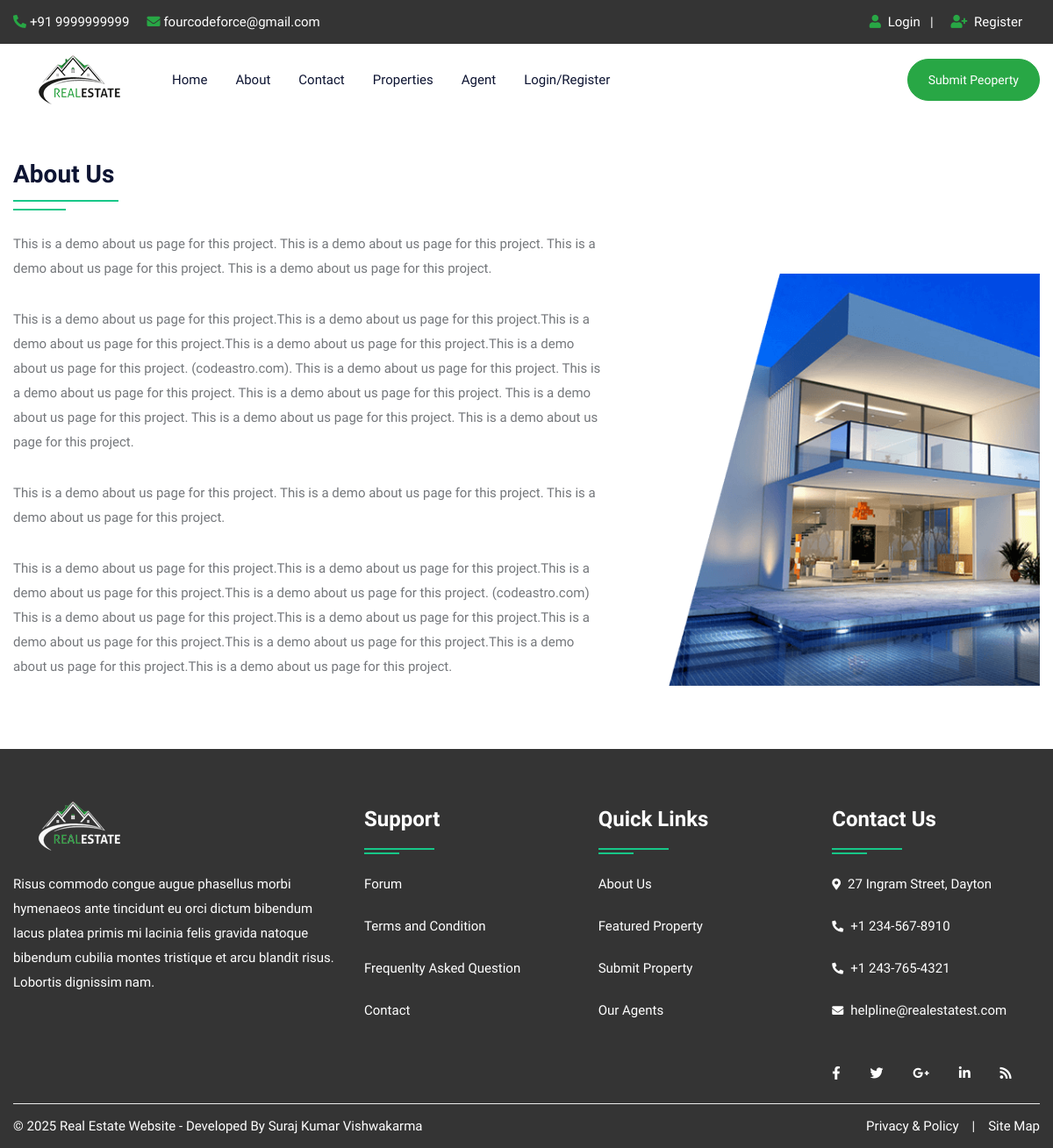
The page /about.php on the database as committed earlier.
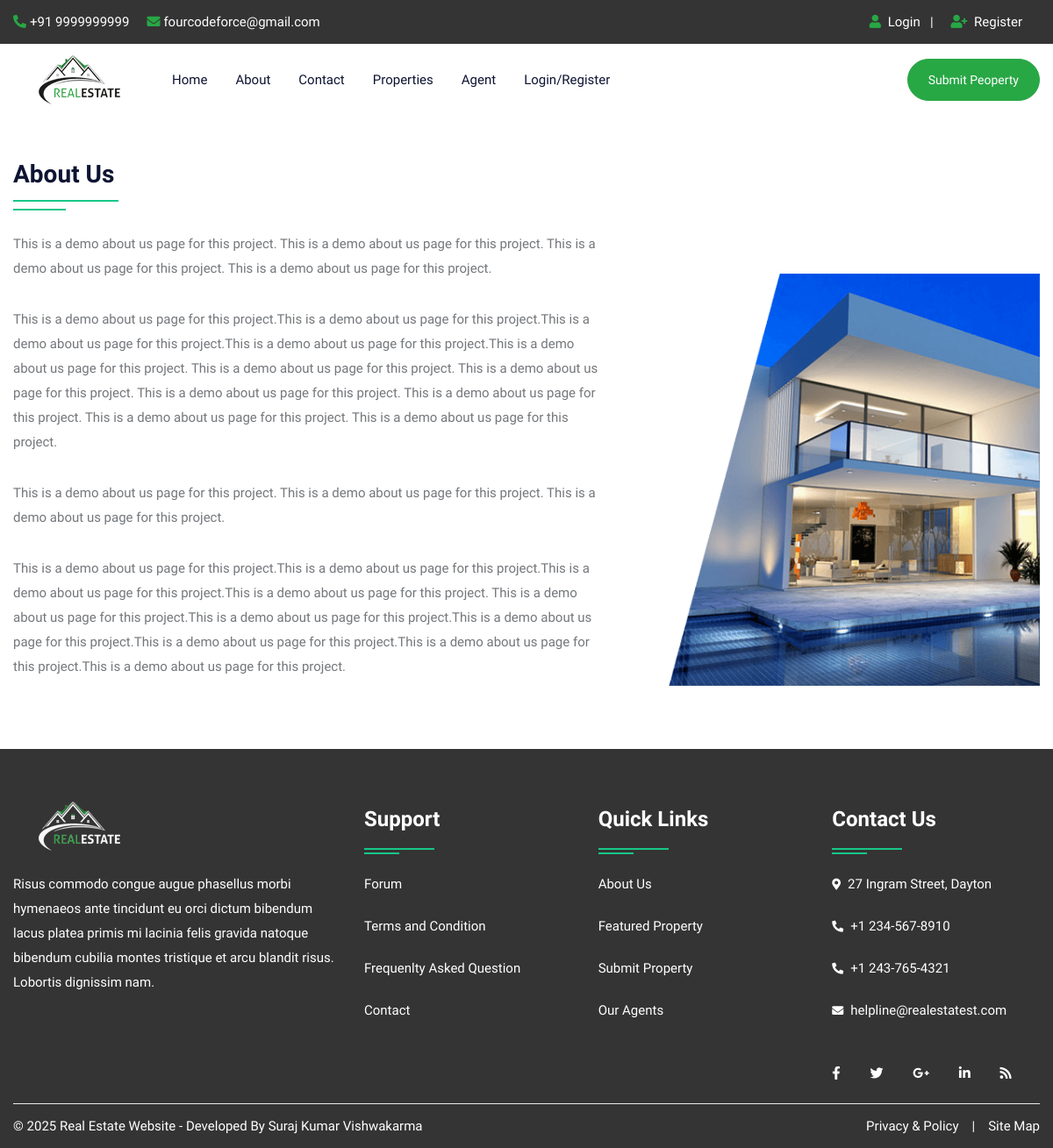
The same page on the database as committed later.
### tables this page shows
CREATE TABLE `about` (
  `id` int(10) NOT NULL,
  `title` varchar(100) NOT NULL,
  `content` longtext NOT NULL,
  `image` varchar(300) NOT NULL
);

### about.php (the view, shortened to what this page needs)
<!DOCTYPE html>
<html lang="en">
<head>
<link rel="stylesheet" type="text/css" href="css/bootstrap.min.css">
<link rel="stylesheet" type="text/css" href="css/bootstrap-slider.css">
<link rel="stylesheet" type="text/css" href="css/jquery-ui.css">
<link rel="stylesheet" type="text/css" href="css/layerslider.css">
<link rel="stylesheet" type="text/css" href="css/color.css" id="color-change">
<link rel="stylesheet" type="text/css" href="css/owl.carousel.min.css">
<link rel="stylesheet" type="text/css" href="css/font-awesome.min.css">
<link rel="stylesheet" type="text/css" href="fonts/flaticon/flaticon.css">
<link rel="stylesheet" type="text/css" href="css/style.css">
</head>
<body>
<div id="page-wrapper">
    <div class="row">
		<?php include("include/header.php");?>
        <div class="full-row">
            <div class="container">
				<?php
					$query=mysqli_query($con,"SELECT * FROM about");
					while($row=mysqli_fetch_array($query))
					{
				?>
				<div class="row">
                    <div class="col-md-12 col-lg-12">
                        <h3 class="double-down-line-left text-secondary position-relative pb-4 mb-4"><?php echo $row['1'];?></h3>
                    </div>
                </div>
                <div class="row about-company">
                    <div class="col-md-12 col-lg-7">
                        <div class="about-content">
                            <?php echo $row['2'];?>
                        </div>
                    </div>
                    <div class="col-md-12 col-lg-5 mt-5">
                        <div class="about-img"> <img src="admin/upload/<?php echo $row['3'];?>" alt="about image"> </div>
                    </div>
                </div>
				<?php } ?>
            </div>
        </div>
		<?php include("include/footer.php");?>
    </div>
</div>
</body>
</html>

### include/header.php (shortened to what this page needs)
<header id="header" class="transparent-header-modern fixed-header-bg-white w-100">
            <div class="top-header bg-secondary">
                <div class="container">
                    <div class="row">
                        <div class="col-md-8">
                            <ul class="top-contact list-text-white  d-table">
                                <li><a href="#"><i class="fas fa-phone-alt text-success mr-1"></i>+91 9999999999</a></li>
                                <li><a href="#"><i class="fas fa-envelope text-success mr-1"></i>fourcodeforce@gmail.com</a></li>
                            </ul>
                        </div>
                        <div class="col-md-4">
                            <div class="top-contact float-right">
                                <ul class="list-text-white d-table">
								<li><i class="fas fa-user text-success mr-1"></i>
								<?php  if(isset($_SESSION['uemail']))
								{ ?>
								<a href="logout.php">Logout</a>&nbsp;&nbsp;<?php } else { ?>
								<a href="login.php">Login</a>&nbsp;&nbsp;
								| </li>
								<li><i class="fas fa-user-plus text-success mr-1"></i><a href="register.php"> Register</li><?php } ?>
								</ul>
                            </div>
                        </div>
                    </div>
                </div>
            </div>
            <div class="main-nav secondary-nav hover-success-nav py-2">
                <div class="container">
                    <div class="row">
                        <div class="col-lg-12">
                            <nav class="navbar navbar-expand-lg navbar-light p-0"> <a class="navbar-brand position-relative" href="index.php"><img class="nav-logo" src="images/logo/restatelg.png" alt=""></a>
                                <div class="collapse navbar-collapse" id="navbarSupportedContent">
                                    <ul class="navbar-nav mr-auto">
                                        <li class="nav-item dropdown"> <a class="nav-link" href="index.php" role="button" aria-haspopup="true" aria-expanded="false">Home</a></li>
										<li class="nav-item"> <a class="nav-link" href="about.php">About</a> </li>
                                        <li class="nav-item"> <a class="nav-link" href="contact.php">Contact</a> </li>
                                        <li class="nav-item"> <a class="nav-link" href="property.php">Properties</a> </li>
                                        <li class="nav-item"> <a class="nav-link" href="agent.php">Agent</a> </li>
										<?php  if(isset($_SESSION['uemail']))
										{ ?>
										<li class="nav-item dropdown">
											<a class="nav-link dropdown-toggle" href="#" role="button" data-toggle="dropdown" aria-haspopup="true" aria-expanded="false">My Account</a>
											<ul class="dropdown-menu">
												<li class="nav-item"> <a class="nav-link" href="profile.php">Profile</a> </li>
												<li class="nav-item"> <a class="nav-link" href="feature.php">Your Property</a> </li>
												<li class="nav-item"> <a class="nav-link" href="logout.php">Logout</a> </li>
											</ul>
                                        </li>
										<?php } else { ?>
										<li class="nav-item"> <a class="nav-link" href="login.php">Login/Register</a> </li>
										<?php } ?>
                                    </ul>
									<a class="btn btn-success d-none d-xl-block" style="border-radius:30px;" href="submitproperty.php">Submit Peoperty</a>
                                </div>
                            </nav>
                        </div>
                    </div>
                </div>
            </div>
        </header>

### include/footer.php
<footer class="full-row bg-secondary p-0">
            <div class="container">
                <div  class="row">
                    <div class="col-lg-12">
                        <div class="divider py-40">
                            <div class="row">
                                <div class="col-md-12 col-lg-4">
                                    <div class="footer-widget mb-4">
                                        <div class="footer-logo mb-4"> <a href="#"><img class="logo-bottom" src="images/logo/restatelg_white.png" alt="image"></a> </div>
                                        <p class="pb-20 text-white">Risus commodo congue augue phasellus morbi hymenaeos ante tincidunt eu orci dictum bibendum lacus platea primis mi lacinia felis gravida natoque bibendum cubilia montes tristique et arcu blandit risus. Lobortis dignissim nam.</p>
                                        </div>
                                </div>
                                <div class="col-md-12 col-lg-8">
                                    <div class="row">
                                        <div class="col-md-4 col-lg-4">
                                            <div class="footer-widget footer-nav mb-4">
                                                <h4 class="widget-title text-white double-down-line-left position-relative">Support</h4>
                                                <ul class="hover-text-primary">
                                                    <li><a href="#" class="text-white">Forum</a></li>
                                                    <li><a href="#" class="text-white">Terms and Condition</a></li>
                                                    <li><a href="#" class="text-white">Frequenlty Asked Question</a></li>
                                                    <li><a href="contact.php" class="text-white">Contact</a></li>
                                                </ul>
                                            </div>
                                        </div>
                                        <div class="col-md-4 col-lg-4">
                                            <div class="footer-widget footer-nav mb-4">
                                                <h4 class="widget-title text-white double-down-line-left position-relative">Quick Links</h4>
                                                <ul class="hover-text-primary">
                                                    <li><a href="about.php" class="text-white">About Us</a></li>
                                                    <li><a href="#" class="text-white">Featured Property</a></li>
                                                    <li><a href="#" class="text-white">Submit Property</a></li>
                                                    <li><a href="agent.php" class="text-white">Our Agents</a></li>
                                                </ul>
                                            </div>
                                        </div>
                                        <div class="col-md-4 col-lg-4">
                                            <div class="footer-widget">
                                                <h4 class="widget-title text-white double-down-line-left position-relative">Contact Us</h4>
                                                <ul class="text-white">
                                                    <li class="hover-text-primary"><i class="fas fa-map-marker-alt text-white mr-2 font-13 mt-1"></i>27 Ingram Street, Dayton</li>
                                                    <li class="hover-text-primary"> <i class="fas fa-phone-alt text-white mr-2 font-13 mt-1"></i>+1 234-567-8910</li>
													<li class="hover-text-primary"> <i class="fas fa-phone-alt text-white mr-2 font-13 mt-1"></i>+1 243-765-4321</li>
                                                    <li class="hover-text-primary"><i class="fas fa-envelope text-white mr-2 font-13 mt-1"></i>helpline@realestatest.com</li>
                                                </ul>
                                            </div>
                                            <div class="footer-widget media-widget mt-4 text-white hover-text-primary"> <a href="#"><i class="fab fa-facebook-f"></i></a> <a href="#"><i class="fab fa-twitter"></i></a> <a href="#"><i class="fab fa-google-plus-g"></i></a> <a href="#"><i class="fab fa-linkedin-in"></i></a> <a href="#"><i class="fas fa-rss"></i></a> </div>
                                        </div>
                                    </div>
                                </div>
                            </div>
                        </div>
                    </div>
                </div>
                <div class="row copyright">
                    <div class="col-sm-6"> <span class="text-white">© <?php echo date('Y');?> Real Estate Website - Developed By Suraj Kumar Vishwakarma</span> </div>
                    <div class="col-sm-6">
                        <ul class="line-menu text-white hover-text-primary float-right">
                            <li><a href="#">Privacy & Policy</a></li>
                            <li>|</li>
                            <li><a href="#"> Site Map</a></li>
                        </ul>
                    </div>
                </div>
            </div>
        </footer>

### css/color.css (style rules this page uses)
:root { --theme-ordinary-color: #74777b; }
:root { --theme-primary-color: #17c788; }
:root { --theme-secondary-color: #0d1432; }
:root { --theme-white-color: #fff; }
:root { --theme-light-color: #f8f8f8; }
:root { --theme-gray-color: #f5f5f5; }
:root { --theme-footer-color: #091b4b; }
:root { --theme-dark-color: #091b4b; }
:root { --text-light-color: #a3a7af; }
:root { --theme-primary-opacity-color: rgba(11, 191, 141, .8); }
:root { --theme-secondary-opacity-color: rgba(13,20,50,0.7); }
:root { --theme-white-opacity-color: rgba(255, 255, 255, 0.3); }
:root { --theme-dark-opacity-color: rgba(0, 0, 0, 0.5); }
:root { --theme-ordinary-font: 'Muli', sans-serif; }
:root { --theme-highlight-font: 'Comfortaa', cursive; }

Rows that differ between the two databases and show on the page:
changed about "About Us": content "…page for this project. (codeastro.com). This is a demo about us page for this project. This is a demo about us page for this project. This is a demo about us page for this project. This is a demo about us page for this project. This is a demo about us page for this project. This is a demo about us page for this project. This is a demo about us page for this project. This is a demo about us page for this project. This is a demo about us page for this project. This is a demo about us page for this project.This is a demo about us page for this project.This is a demo about us page for this project.This is a demo about us page for this project. (codeastro.com) This is a demo…" → "…page for this project. This is a demo about us page for this project. This is a demo about us page for this project. This is a demo about us page for this project. This is a demo about us page for this project. This is a demo about us page for this project. This is a demo about us page for this project. This is a demo about us page for this project. This is a demo about us page for this project. This is a demo about us page for this project. This is a demo about us page for this project.This is a demo about us page for this project.This is a demo about us page for this project.This is a demo about us page for this project. This is a demo…"
